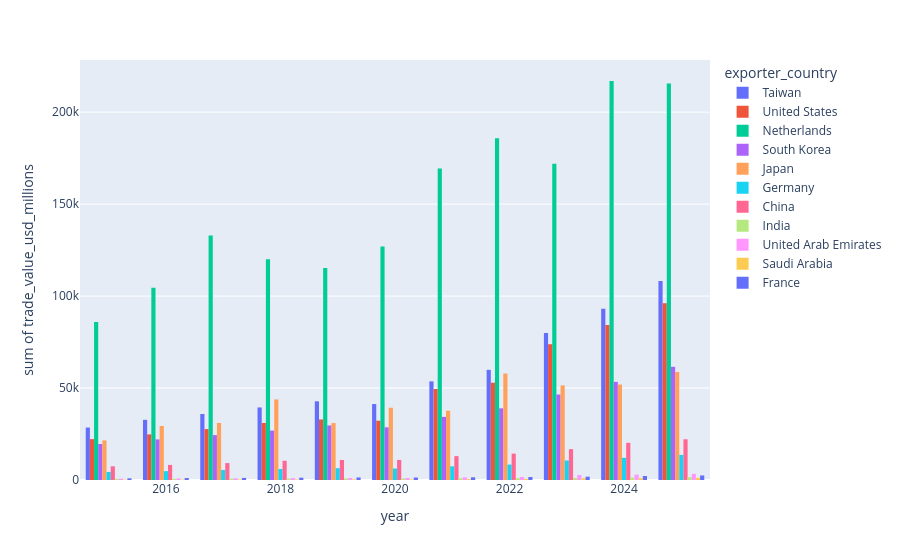

Notebook code for this chart:
### Code cell
px.histogram(df1,x='year',y='trade_value_usd_millions',barmode='group',color='exporter_country')

### Figure 1 — Plotly figure (JSON) as saved in the notebook; plotly's stock layout.template omitted (floating-point values rounded to 4 significant figures; data arrays with more than 128 entries replaced by an {"elided": "..."} marker saying what was removed)
{"data": [{"alignmentgroup": "True", "bingroup": "x", "histfunc": "sum", "hovertemplate": "exporter_country=Taiwan<br>year=%{x}<br>sum of trade_value_usd_millions=%{y}<extra></extra>", "legendgroup": "Taiwan", "marker": {"color": "#636efa", "pattern": {"shape": ""}}, "name": "Taiwan", "offsetgroup": "Taiwan", "orientation": "v", "showlegend": true, "type": "histogram", "x": {"elided": "968 int values"}, "xaxis": "x", "y": {"elided": "968 float values"}, "yaxis": "y"}, {"alignmentgroup": "True", "bingroup": "x", "histfunc": "sum", "hovertemplate": "exporter_country=United States<br>year=%{x}<br>sum of trade_value_usd_millions=%{y}<extra></extra>", "legendgroup": "United States", "marker": {"color": "#EF553B", "pattern": {"shape": ""}}, "name": "United States", "offsetgroup": "United States", "orientation": "v", "showlegend": true, "type": "histogram", "x": {"elided": "1250 int values"}, "xaxis": "x", "y": {"elided": "1250 float values"}, "yaxis": "y"}, {"alignmentgroup": "True", "bingroup": "x", "histfunc": "sum", "hovertemplate": "exporter_country=Netherlands<br>year=%{x}<br>sum of trade_value_usd_millions=%{y}<extra></extra>", "legendgroup": "Netherlands", "marker": {"color": "#00cc96", "pattern": {"shape": ""}}, "name": "Netherlands", "offsetgroup": "Netherlands", "orientation": "v", "showlegend": true, "type": "histogram", "x": {"elided": "446 int values"}, "xaxis": "x", "y": {"elided": "446 float values"}, "yaxis": "y"}, {"alignmentgroup": "True", "bingroup": "x", "histfunc": "sum", "hovertemplate": "exporter_country=South Korea<br>year=%{x}<br>sum of trade_value_usd_millions=%{y}<extra></extra>", "legendgroup": "South Korea", "marker": {"color": "#ab63fa", "pattern": {"shape": ""}}, "name": "South Korea", "offsetgroup": "South Korea", "orientation": "v", "showlegend": true, "type": "histogram", "x": {"elided": "880 int values"}, "xaxis": "x", "y": {"elided": "880 float values"}, "yaxis": "y"}, {"alignmentgroup": "True", "bingroup": "x", "histfunc": "sum", "hovertemplate": "exporter_country=Japan<br>year=%{x}<br>sum of trade_value_usd_millions=%{y}<extra></extra>", "legendgroup": "Japan", "marker": {"color": "#FFA15A", "pattern": {"shape": ""}}, "name": "Japan", "offsetgroup": "Japan", "orientation": "v", "showlegend": true, "type": "histogram", "x": {"elided": "616 int values"}, "xaxis": "x", "y": {"elided": "616 float values"}, "yaxis": "y"}, {"alignmentgroup": "True", "bingroup": "x", "histfunc": "sum", "hovertemplate": "exporter_country=Germany<br>year=%{x}<br>sum of trade_value_usd_millions=%{y}<extra></extra>", "legendgroup": "Germany", "marker": {"color": "#19d3f3", "pattern": {"shape": ""}}, "name": "Germany", "offsetgroup": "Germany", "orientation": "v", "showlegend": true, "type": "histogram", "x": {"elided": "308 int values"}, "xaxis": "x", "y": {"elided": "308 float values"}, "yaxis": "y"}, {"alignmentgroup": "True", "bingroup": "x", "histfunc": "sum", "hovertemplate": "exporter_country=China<br>year=%{x}<br>sum of trade_value_usd_millions=%{y}<extra></extra>", "legendgroup": "China", "marker": {"color": "#FF6692", "pattern": {"shape": ""}}, "name": "China", "offsetgroup": "China", "orientation": "v", "showlegend": true, "type": "histogram", "x": {"elided": "616 int values"}, "xaxis": "x", "y": {"elided": "616 float values"}, "yaxis": "y"}, {"alignmentgroup": "True", "bingroup": "x", "histfunc": "sum", "hovertemplate": "exporter_country=India<br>year=%{x}<br>sum of trade_value_usd_millions=%{y}<extra></extra>", "legendgroup": "India", "marker": {"color": "#B6E880", "pattern": {"shape": ""}}, "name": "India", "offsetgroup": "India", "orientation": "v", "showlegend": true, "type": "histogram", "x": {"elided": "132 int values"}, "xaxis": "x", "y": {"elided": "132 float values"}, "yaxis": "y"}, {"alignmentgroup": "True", "bingroup": "x", "histfunc": "sum", "hovertemplate": "exporter_country=United Arab Emirates<br>year=%{x}<br>sum of trade_value_usd_millions=%{y}<extra></extra>", "legendgroup": "United Arab Emirates", "marker": {"color": "#FF97FF", "pattern": {"shape": ""}}, "name": "United Arab Emirates", "offsetgroup": "United Arab Emirates", "orientation": "v", "showlegend": true, "type": "histogram", "x": {"elided": "220 int values"}, "xaxis": "x", "y": {"elided": "220 float values"}, "yaxis": "y"}, {"alignmentgroup": "True", "bingroup": "x", "histfunc": "sum", "hovertemplate": "exporter_country=Saudi Arabia<br>year=%{x}<br>sum of trade_value_usd_millions=%{y}<extra></extra>", "legendgroup": "Saudi Arabia", "marker": {"color": "#FECB52", "pattern": {"shape": ""}}, "name": "Saudi Arabia", "offsetgroup": "Saudi Arabia", "orientation": "v", "showlegend": true, "type": "histogram", "x": [2015, 2015, 2015, 2015, 2016, 2016, 2016, 2016, 2017, 2017, 2017, 2017, 2018, 2018, 2018, 2018, 2019, 2019, 2019, 2019, 2020, 2020, 2020, 2020, 2021, 2021, 2021, 2021, 2022, 2022, 2022, 2022, 2023, 2023, 2023, 2023, 2024, 2024, 2024, 2024, 2025, 2025, 2025, 2025, 2015, 2015, 2015, 2015, 2016, 2016, 2016, 2016, 2017, 2017, 2017, 2017, 2018, 2018, 2018, 2018, 2019, 2019, 2019, 2019, 2020, 2020, 2020, 2020, 2021, 2021, 2021, 2021, 2022, 2022, 2022, 2022, 2023, 2023, 2023, 2023, 2024, 2024, 2024, 2024, 2025, 2025, 2025, 2025], "xaxis": "x", "y": [27.74, 30.31, 32.81, 31.1, 31.85, 34.36, 38.07, 32.93, 38.49, 42.35, 42.24, 38.77, 35.61, 48.43, 43.72, 41.35, 44.09, 47.86, 49.82, 48.07, 42.54, 44.52, 45.57, 41.47, 45.75, 50.86, 49.54, 46.39, 48.81, 54.5, 60.26, 58.7, 61.99, 68.95, 60.96, 53.66, 58.08, 77.13, 79.2, 71.41, 73.01, 76.12, 91.0, 74.82, 25.14, 34.87, 30.34, 30.14, 30.53, 37.03, 39.56, 29.94, 32.75, 40.83, 45.58, 40.57, 39.61, 41.84, 43.24, 40.13, 43.12, 46.81, 50.49, 40.45, 43.68, 51.05, 44.06, 44.81, 77.6, 82.99, 81.84, 71.82, 82.13, 96.05, 92.87, 76.16, 178.0, 203.7, 171.6, 172.3, 186.3, 193.2, 202.1, 191.3, 212.3, 241.8, 225.5, 207.4], "yaxis": "y"}, {"alignmentgroup": "True", "bingroup": "x", "histfunc": "sum", "hovertemplate": "exporter_country=France<br>year=%{x}<br>sum of trade_value_usd_millions=%{y}<extra></extra>", "legendgroup": "France", "marker": {"color": "#636efa", "pattern": {"shape": ""}}, "name": "France", "offsetgroup": "France", "orientation": "v", "showlegend": true, "type": "histogram", "x": {"elided": "132 int values"}, "xaxis": "x", "y": {"elided": "132 float values"}, "yaxis": "y"}], "layout": {"barmode": "group", "legend": {"title": {"text": "exporter_country"}, "tracegroupgap": 0}, "margin": {"t": 60}, "xaxis": {"anchor": "y", "domain": [0, 1], "title": {"text": "year"}}, "yaxis": {"anchor": "x", "domain": [0, 1], "title": {"text": "sum of trade_value_usd_millions"}}}}
